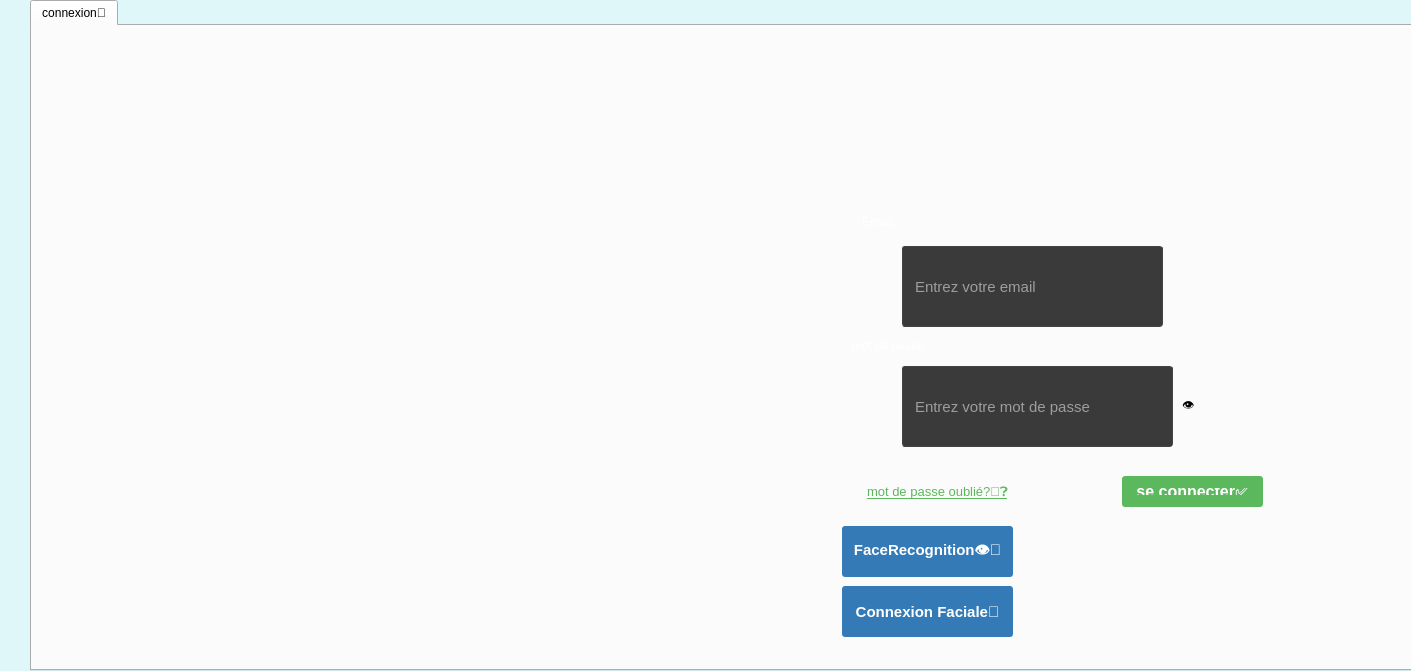
<?xml version="1.0" encoding="UTF-8"?>
<ui version="4.0">
 <class>LoginWindow</class>
 <widget class="QDialog" name="LoginWindow">
  <property name="geometry">
   <rect>
    <x>0</x>
    <y>0</y>
    <width>1411</width>
    <height>671</height>
   </rect>
  </property>
  <property name="windowTitle">
   <string>Connexion - Système de Gestion</string>
  </property>
  <property name="styleSheet">
   <string notr="true">QDialog {
    background-color: #e0f7fa;
}</string>
  </property>
  
  <!-- Tab Widget pour la connexion -->
  <widget class="QTabWidget" name="tabWidget">
   <property name="geometry">
    <rect>
     <x>30</x>
     <y>0</y>
     <width>1411</width>
     <height>671</height>
    </rect>
   </property>
   <widget class="QWidget" name="tab_6">
    <attribute name="title">
     <string>connexion🔐</string>
    </attribute>
    
    <!-- Logo -->
    <widget class="QLabel" name="label_21">
     <property name="geometry">
      <rect>
       <x>150</x>
       <y>160</y>
       <width>521</width>
       <height>331</height>
      </rect>
     </property>
     <property name="text">
      <string/>
     </property>
     <property name="pixmap">
      <pixmap resource="resources.qrc">:/assets/logo.png</pixmap>
     </property>
     <property name="scaledContents">
      <bool>true</bool>
     </property>
    </widget>
    
    <!-- Email -->
    <widget class="QLabel" name="label_19">
     <property name="geometry">
      <rect>
       <x>830</x>
       <y>180</y>
       <width>81</width>
       <height>31</height>
      </rect>
     </property>
     <property name="styleSheet">
      <string notr="true">font: 11pt "Segoe UI";
color: white;</string>
     </property>
     <property name="text">
      <string>Email📧</string>
     </property>
    </widget>
    
    <widget class="QLineEdit" name="lineEdit_cin_2">
     <property name="geometry">
      <rect>
       <x>870</x>
       <y>220</y>
       <width>261</width>
       <height>81</height>
      </rect>
     </property>
     <property name="styleSheet">
      <string notr="true">QLineEdit {
    padding: 10px;
    border: 1px solid #444;
    border-radius: 3px;
    font-size: 11pt;
    background-color: #3a3a3a;
    color: white;
}</string>
     </property>
     <property name="placeholderText">
      <string>Entrez votre email</string>
     </property>
    </widget>
    
    <!-- Mot de passe -->
    <widget class="QLabel" name="label_20">
     <property name="geometry">
      <rect>
       <x>820</x>
       <y>310</y>
       <width>121</width>
       <height>20</height>
      </rect>
     </property>
     <property name="styleSheet">
      <string notr="true">font: 11pt "Segoe UI";
color: white;</string>
     </property>
     <property name="text">
      <string>mot de passe🔐</string>
     </property>
    </widget>
    
    <widget class="QLineEdit" name="lineEdit_cin_3">
     <property name="geometry">
      <rect>
       <x>870</x>
       <y>340</y>
       <width>271</width>
       <height>81</height>
      </rect>
     </property>
     <property name="styleSheet">
      <string notr="true">QLineEdit {
    padding: 10px;
    border: 1px solid #444;
    border-radius: 3px;
    font-size: 11pt;
    background-color: #3a3a3a;
    color: white;
}</string>
     </property>
     <property name="echoMode">
      <enum>QLineEdit::Password</enum>
     </property>
     <property name="placeholderText">
      <string>Entrez votre mot de passe</string>
     </property>
    </widget>
    
    <!-- Bouton oeil pour afficher/masquer mot de passe -->
    <widget class="QLabel" name="label_25">
     <property name="geometry">
      <rect>
       <x>1150</x>
       <y>370</y>
       <width>31</width>
       <height>20</height>
      </rect>
     </property>
     <property name="text">
      <string>👁️</string>
     </property>
    </widget>
    
    <!-- Boutons de connexion -->
    <widget class="QPushButton" name="pushButton">
     <property name="geometry">
      <rect>
       <x>1090</x>
       <y>450</y>
       <width>141</width>
       <height>31</height>
      </rect>
     </property>
     <property name="styleSheet">
      <string notr="true">QPushButton {
    background-color: #5cb85c;
    color: white;
    border: none;
    padding: 12px;
    border-radius: 3px;
    font-weight: bold;
    font-size: 12pt;
}
QPushButton:hover {
    background-color: #4cae4c;
}</string>
     </property>
     <property name="text">
      <string>se connecter✅</string>
     </property>
    </widget>
    
    <widget class="QPushButton" name="btnMotDePasseOublie">
     <property name="geometry">
      <rect>
       <x>810</x>
       <y>450</y>
       <width>191</width>
       <height>31</height>
      </rect>
     </property>
     <property name="styleSheet">
      <string notr="true">QPushButton {
    background-color: transparent;
    color: #5cb85c;
    border: none;
    padding: 8px;
    text-decoration: underline;
    font-size: 10pt;
}
QPushButton:hover {
    color: #4cae4c;
}</string>
     </property>
     <property name="text">
      <string>mot de passe oublié?🔑❓</string>
     </property>
    </widget>
    
    <!-- Reconnaissance faciale -->
    <widget class="QPushButton" name="pushButton_2">
     <property name="geometry">
      <rect>
       <x>810</x>
       <y>500</y>
       <width>171</width>
       <height>51</height>
      </rect>
     </property>
     <property name="styleSheet">
      <string notr="true">QPushButton {
    background-color: #337ab7;
    color: white;
    border: none;
    padding: 12px;
    border-radius: 3px;
    font-weight: bold;
    font-size: 11pt;
}
QPushButton:hover {
    background-color: #286090;
}</string>
     </property>
     <property name="text">
      <string>FaceRecognition👁️📱</string>
     </property>
    </widget>
    
    <widget class="QPushButton" name="faceLoginButton">
     <property name="geometry">
      <rect>
       <x>810</x>
       <y>560</y>
       <width>171</width>
       <height>51</height>
      </rect>
     </property>
     <property name="styleSheet">
      <string notr="true">QPushButton {
    background-color: #337ab7;
    color: white;
    border: none;
    padding: 12px;
    border-radius: 3px;
    font-weight: bold;
    font-size: 11pt;
}
QPushButton:hover {
    background-color: #286090;
}</string>
     </property>
     <property name="text">
      <string>Connexion Faciale👤</string>
     </property>
    </widget>
   </widget>
  </widget>
 </widget>
 <resources/>
 <connections/>
</ui>
